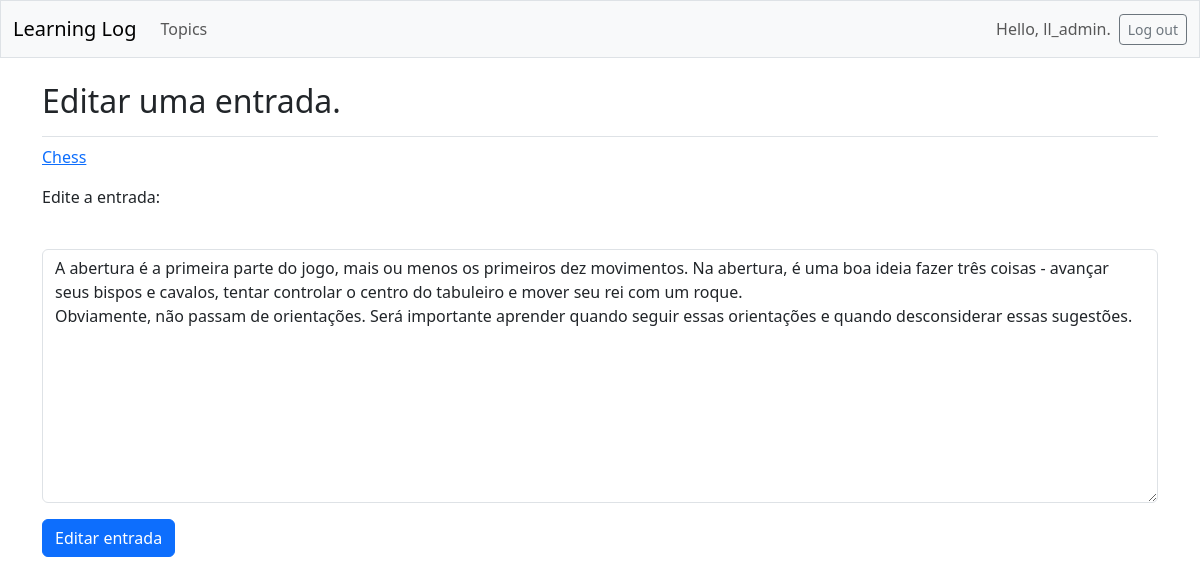
The page /edit_entry/1/ (signed in) on the database its author committed.
### learning_logs/models.py (models this page shows, shortened)
class Topic (models.Model):
    text = models.CharField(max_length=200)
    date_added = models.DateTimeField(auto_now_add=True)
    owner = models.ForeignKey(User, on_delete=models.CASCADE)
    def __str__(self):
        return self.text

class Entry (models.Model):
    topic = models.ForeignKey(Topic, on_delete=models.CASCADE)
    text = models.TextField()
    date_added = models.DateTimeField(auto_now_add=True)
    class Meta:
        verbose_name_plural = 'entries'

### learning_logs/views.py (the view)
# urls.py: path('edit_entry/<int:entry_id>/', views.edit_entry, name='edit_entry'),
@login_required
def edit_entry(request, entry_id):
    entry = Entry.objects.get(id=entry_id)
    topic = entry.topic
    if topic.owner != request.user:
        raise Http404
    if request.method != 'POST':
        form = EntryForm(instance=entry)
    else:
        form = EntryForm(instance=entry, data=request.POST)
        if form.is_valid():
            form.save()
            return redirect('learning_logs:topic', topic_id=topic.id)
    context = {'entry': entry, 'topic': topic, 'form': form}
    return render(request, 'learning_logs/edit_entry.html', context)

### learning_logs/forms.py
class EntryForm(forms.ModelForm):
    class Meta:
        model = Entry
        fields = ['text']
        labels = {'text': ''}
        widgets = {'text': forms.Textarea(attrs={'cols': 80})}

### learning_logs/templates/learning_logs/edit_entry.html (shortened to what this page needs)
{% extends 'learning_logs/base.html' %}
{% load django_bootstrap5 %}
{% block page_header %}
  <h2>Editar uma entrada.</h2>
{% endblock page_header %}
{% block content %}
  <p><a href="{% url 'learning_logs:topic' topic.id %}">{{ topic }}</a></p>
  <p>Edite a entrada:</p>
    <form action="{% url 'learning_logs:edit_entry' entry.id %}" method='post'>
        {% bootstrap_form form %}
        {% bootstrap_button button_type="submit" content="Editar entrada" %}
    </form>
{% endblock content %}

### learning_logs/templates/learning_logs/base.html (shortened to what this page needs)
<!doctype html>
<html lang="en">
<head>
  {% load django_bootstrap5 %}
  {% bootstrap_css %}
</head>
<body>
  <nav class="navbar navbar-expand-md navbar-light bg-light mb-4 border">
    <div class="container-fluid">
      <a class="navbar-brand" href="{% url 'learning_logs:index' %}">
          Learning Log</a>
      <div class="collapse navbar-collapse" id="navbarCollapse">
        <ul class="navbar-nav me-auto mb-2 mb-md-0">
          <li class="nav-item">
            <a class="nav-link" href="{% url 'learning_logs:topics' %}">
              Topics</a></li>
        </ul>
        <ul class="navbar-nav ms-auto mb-2 mb-md-0">
          {% if user.is_authenticated %}
            <li class="nav-item">
              <span class="navbar-text me-2">Hello, {{ user.username }}.
                </span></li>
          {% endif %}
        </ul>
        {% if user.is_authenticated %}
          <form action="{% url 'accounts:logout' %}" method='post'>
            <button name='submit' class='btn btn-outline-secondary btn-sm'>
              Log out</button>
          </form>
        {% endif %}
      </div>
    </div>
  </nav>
  <main class="container">
    <div class="pb-2 mb-2 border-bottom">
      {% block page_header %}{% endblock page_header %}
    </div>
    <div>
      {% block content %}{% endblock content %}
    </div>
  </main>
</body>
</html>

### rows shown on the page
Topic: text "Chess"
Entry: text "A abertura é a primeira parte do jogo, mais ou menos os primeiros dez movimentos. Na abertura, é uma boa ideia fazer três coisas - avançar seus bispos e cavalos, tentar controlar o centro do tabuleiro e mover seu rei com um roque. Obviamente, não passam de orientações. Será importante aprender quando seguir essas orientações e quando desconsiderar essas sugestões."

### other values the page prints
{{ user.username }} "ll_admin"
